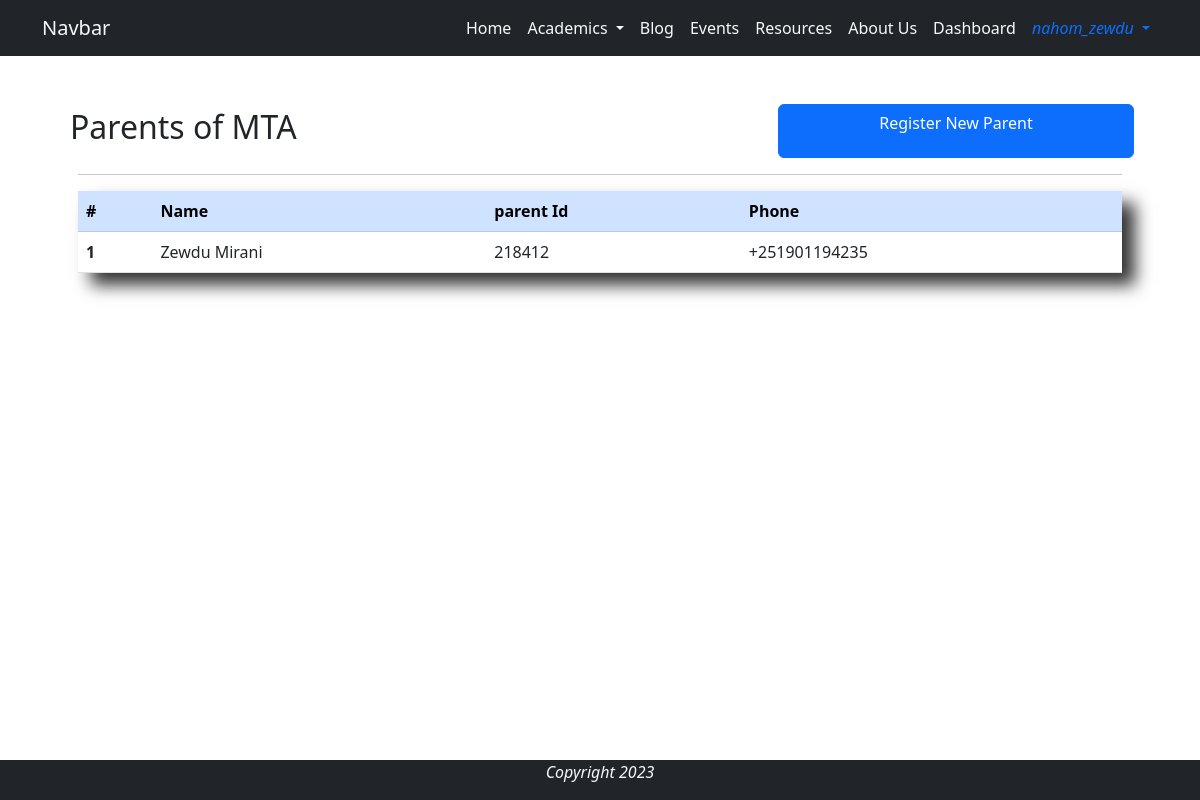
The page /parent_dashboard/ (signed in) on the database as committed earlier.
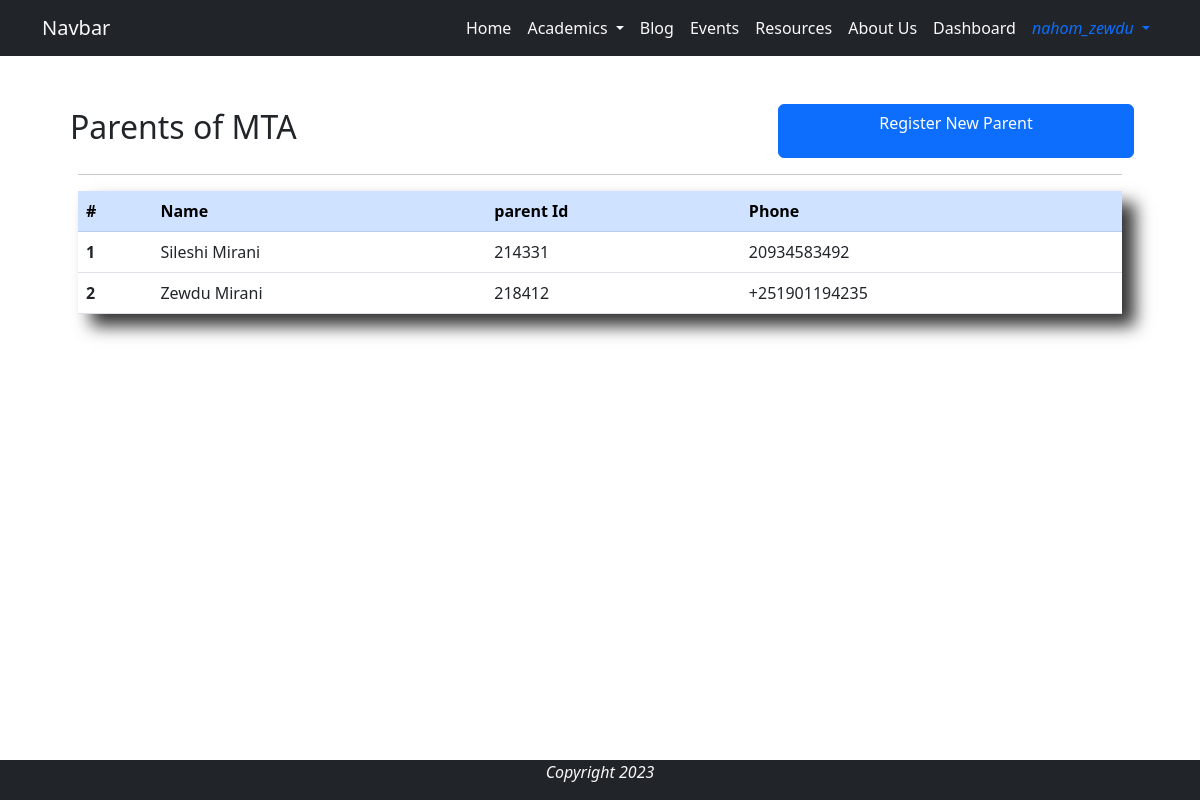
The same page on the database as committed later.
### base/models.py (models this page shows, shortened)
class Parent(models.Model):
    user = models.OneToOneField(User, on_delete=models.CASCADE, verbose_name='Parent')
    name = models.CharField(max_length=44, null=True, blank=True)
    parent_id = models.CharField(max_length=6, editable=False, unique=True)
    parent_to = models.ManyToManyField(Student, blank=True)
    phone = models.CharField(max_length=20, blank=False, null=False)

### base/views.py (the view)
# urls.py: path('parent_dashboard/', views.parent_dashboard, name='parent_dashboard'),
@login_required
@user_passes_test(lambda user: user.is_staff)
def parent_dashboard(request):
    parents = Parent.objects.order_by('name')
    context = {
        'parents': parents,
    }
    return render(request, 'dashboard/parent_dashboard.html', context)

### base/templates/dashboard/parent_dashboard.html (shortened to what this page needs)
{% extends 'base/base.html' %}
{% load static %}
{% block content %}
<div class="container p-5">
    <div class="row">
        <h2 class="p-1 col-8">Parents of MTA</h2>
        <a href="{% url 'base:parent_register' %}" class="col-4 btn btn-primary">Register New Parent</a>
    </div>
    <hr>
    <div class="shadow-xlg">
        <table class="table">
            <thead class="table-primary">
            <tr>
                <th scope="col">#</th>
                <th scope="col">Name</th>
                <th scope="col">parent Id</th>
                <th scope="col">Phone</th>
            </tr>
            </thead>
            <tbody>
                {% for parent in parents %}
                    <tr class="dashboard-row"  href="{% url 'base:parent_update' parent.parent_id %}">
                        <th scope="row">{{ forloop.counter }}</th>
                        <td>{{ parent.name }}</td>
                        <td>{{ parent.parent_id }}</td>
                        <td>{{ parent.phone }}</td>
                    </tr>
                {% endfor %}
            </tbody>
        </table>
    </div>
</div>
{% endblock %}

Rows that differ between the two databases and show on the page:
added Parent: name "Sileshi Mirani", parent_id "214331", phone "20934583492"
